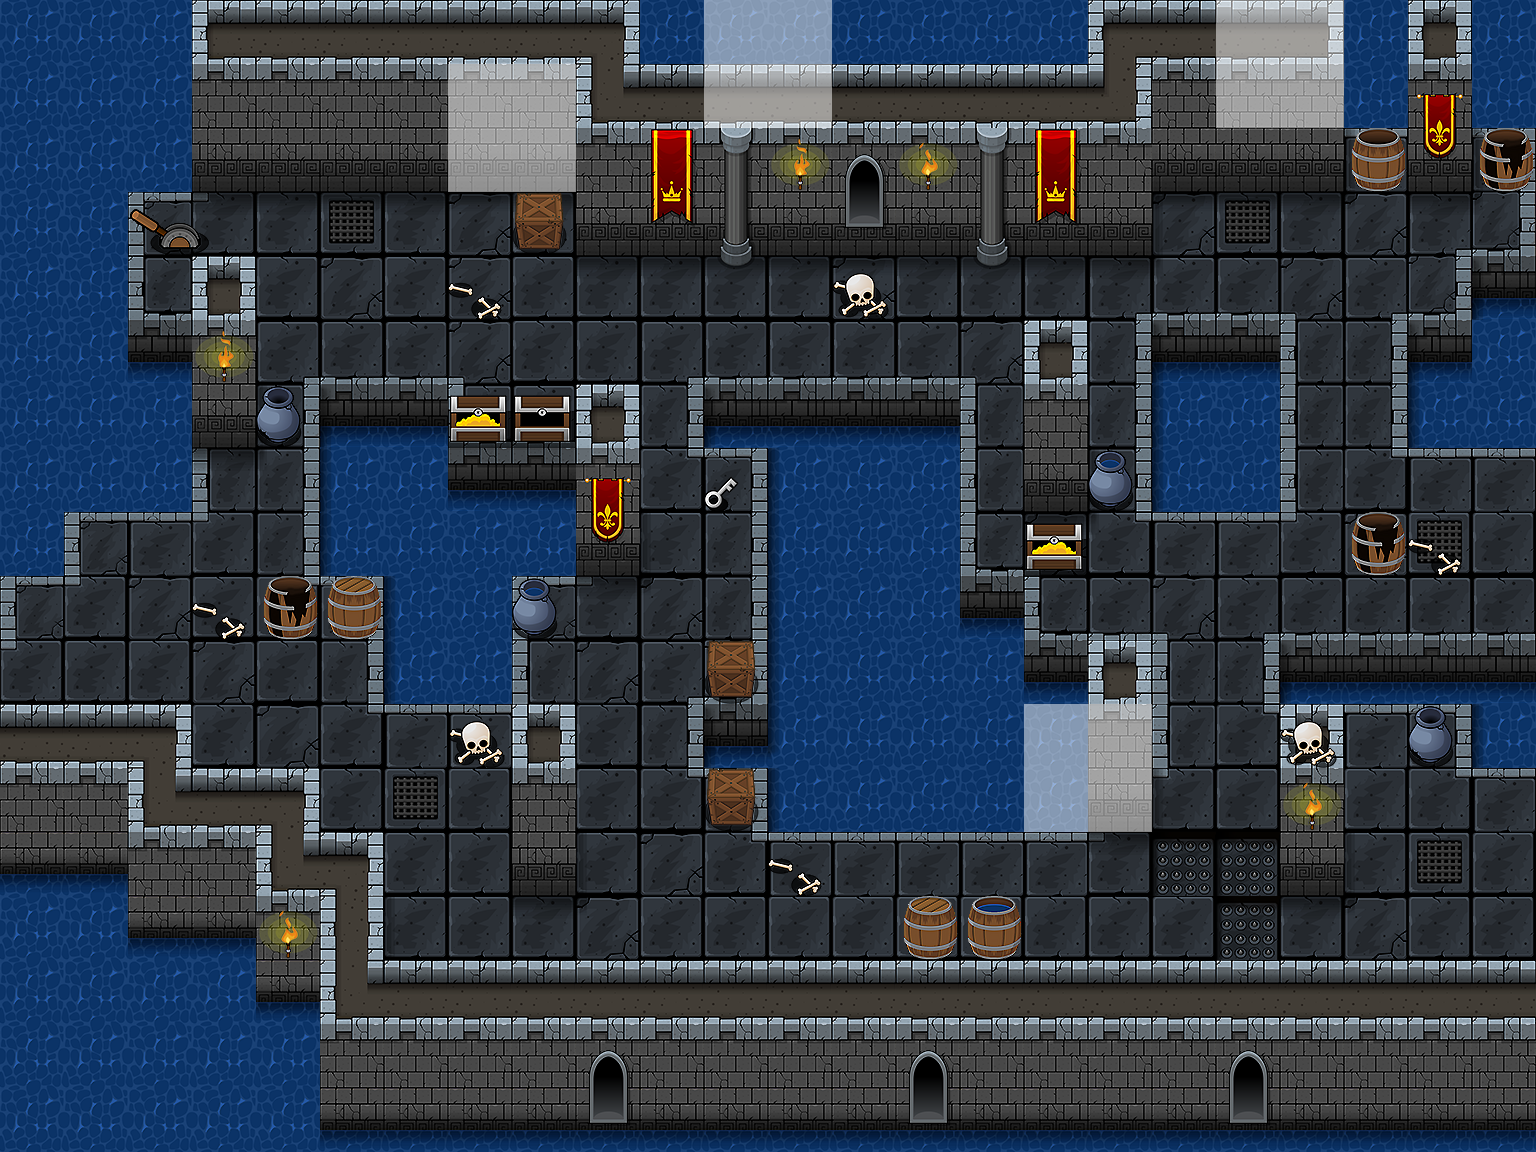

Tiled map render using the project's own tile images. Description and the whole map definition, tile-layer contents included, below:
An orthogonal 24x18 tile map with 64x64 px tiles, 4 tile layers (flour, blockLayer, drawLayer, onBlockLayer).

<map version="1.0" tiledversion="1.1.6" orientation="orthogonal" renderorder="right-down" width="24" height="18" tilewidth="64" tileheight="64" infinite="0" nextobjectid="1">
 <tileset firstgid="1" name="tileSheets01-10" tilewidth="64" tileheight="64" tilecount="273" columns="13">
  <image source="tileSheet.png" width="832" height="1344" />
 </tileset>
 <layer name="flour" width="24" height="18">
  <data encoding="csv">
134,134,134,2,3,3,3,3,3,62,134,0,0,134,134,134,134,61,3,0,0,134,13,134,
134,134,134,19,19,19,19,0,0,74,3,0,0,3,3,3,3,75,19,0,0,134,17,134,
134,134,134,32,32,32,32,0,0,19,16,18,19,19,19,18,16,19,32,32,32,95,30,119,
134,134,118,98,45,42,45,43,45,32,29,31,32,32,32,31,29,32,41,42,45,46,68,132,
134,134,131,13,56,57,56,57,56,45,45,44,45,43,45,44,45,68,70,70,72,68,132,82,
134,134,83,19,68,70,70,72,56,56,68,70,70,70,70,72,13,81,82,83,85,81,82,134,
134,134,134,32,81,82,83,131,70,13,81,82,83,83,83,85,19,81,133,134,85,81,133,134,
134,134,134,85,81,133,134,83,83,17,94,119,133,134,134,85,32,81,133,134,85,94,96,96,
134,118,96,98,81,133,134,134,134,30,33,81,133,134,134,131,72,94,96,96,98,57,58,56,
118,98,57,56,94,119,133,134,118,98,46,81,133,134,134,83,131,70,72,68,70,70,70,70,
98,56,56,57,56,81,133,134,85,57,68,132,133,134,134,134,83,13,85,81,82,83,83,83,
3,3,62,56,57,94,96,96,13,56,81,82,146,134,134,134,0,0,85,94,13,96,119,133,
19,19,74,3,62,56,58,56,19,56,94,119,133,134,134,134,0,0,98,56,19,56,94,96,
79,79,19,19,74,62,56,56,32,33,57,94,96,96,96,96,96,98,230,230,32,33,58,56,
134,134,79,79,19,27,33,56,45,46,56,56,56,56,56,56,56,56,56,230,45,46,56,56,
134,134,134,134,79,74,3,3,3,3,3,3,3,3,3,3,3,3,3,3,3,3,3,3,
134,134,134,134,134,19,19,19,19,19,19,19,19,19,19,19,19,19,19,19,19,19,19,19,
134,134,134,134,134,79,79,79,79,79,79,79,79,79,79,79,79,79,79,79,79,79,79,79
</data>
 </layer>
 <layer name="blockLayer" width="24" height="18">
  <data encoding="csv">
0,0,0,0,0,0,0,0,0,0,0,0,0,0,0,0,0,0,0,0,0,0,0,0,
0,0,0,0,0,0,0,0,0,0,0,0,0,0,0,0,0,0,0,0,0,0,0,0,
0,0,0,0,0,0,0,0,0,0,0,0,0,0,0,0,0,0,0,0,0,109,0,109,
0,0,248,249,0,0,0,0,0,0,0,0,0,0,0,0,0,0,0,0,0,0,0,122,
0,0,0,0,0,0,0,0,0,0,0,0,0,0,0,0,0,0,0,0,0,0,0,0,
0,0,0,0,0,0,0,0,0,0,0,0,0,0,0,0,0,0,0,0,0,0,0,0,
0,0,0,0,109,0,0,0,0,0,0,0,0,0,0,0,0,0,0,0,0,0,0,0,
0,0,0,0,0,0,0,0,0,0,0,0,0,0,0,0,0,109,0,0,0,0,0,0,
0,0,0,0,0,0,0,0,0,0,0,0,0,0,0,0,121,0,0,0,0,0,0,0,
0,0,0,0,0,0,0,0,0,0,0,0,0,0,0,0,0,0,0,0,0,0,0,0,
0,0,0,0,0,0,0,0,0,0,0,0,0,0,0,0,0,0,0,0,0,0,0,0,
0,0,0,0,0,0,0,0,0,0,0,0,0,0,0,0,0,0,0,0,0,0,0,0,
0,0,0,0,0,0,0,0,0,0,0,0,0,0,0,0,0,0,0,0,0,0,0,0,
0,0,0,0,0,0,0,0,0,0,0,0,0,0,0,0,0,0,0,0,0,0,0,0,
0,0,0,0,0,0,0,0,0,0,0,0,0,0,0,0,0,0,0,0,0,0,0,0,
0,0,0,0,0,0,0,0,0,0,0,0,0,0,0,0,0,0,0,0,0,0,0,0,
0,0,0,0,0,0,0,0,0,0,0,0,0,0,0,0,0,0,0,0,0,0,0,0,
0,0,0,0,0,0,0,0,0,0,0,0,0,0,0,0,0,0,0,0,0,0,0,0
</data>
 </layer>
 <layer name="drawLayer" width="24" height="18">
  <data encoding="csv">
0,0,0,0,0,0,0,0,0,0,0,268,268,0,0,0,0,0,0,265,266,0,0,0,
0,0,0,0,0,0,0,270,270,0,0,265,265,0,0,0,0,0,0,270,270,0,0,0,
0,0,0,0,0,0,0,269,269,0,0,0,0,0,0,0,0,0,0,0,0,0,0,0,
0,0,0,0,0,0,0,0,0,0,0,0,0,0,0,0,0,0,0,0,0,0,0,0,
0,0,0,0,0,0,0,0,0,0,0,0,0,0,0,0,0,0,0,0,0,0,0,0,
0,0,0,0,0,0,0,0,0,0,0,0,0,0,0,0,0,0,0,0,0,0,0,0,
0,0,0,0,0,0,0,0,0,0,0,0,0,0,0,0,0,0,0,0,0,0,0,0,
0,0,0,0,0,0,0,0,0,0,0,0,0,0,0,0,0,0,0,0,0,0,0,0,
0,0,0,0,0,0,0,0,0,0,0,0,0,0,0,0,0,0,0,0,0,0,0,0,
0,0,0,0,0,0,0,0,0,0,0,0,0,0,0,0,0,0,0,0,0,0,0,0,
0,0,0,0,0,0,0,0,0,0,0,0,0,0,0,0,0,0,0,0,0,0,0,0,
0,0,0,0,0,0,0,0,0,0,0,0,0,0,0,0,268,270,0,0,0,0,0,0,
0,0,0,0,0,0,0,0,0,0,0,0,0,0,0,0,268,269,0,0,0,0,0,0,
0,0,0,0,0,0,0,0,0,0,0,0,0,0,0,0,0,0,0,0,0,0,0,0,
0,0,0,0,0,0,0,0,0,0,0,0,0,0,0,0,0,0,0,0,0,0,0,0,
0,0,0,0,0,0,0,0,0,0,0,0,0,0,0,0,0,0,0,0,0,0,0,0,
0,0,0,0,0,0,0,0,0,0,0,0,0,0,0,0,0,0,0,0,0,0,0,0,
0,0,0,0,0,0,0,0,0,0,0,0,0,0,0,0,0,0,0,0,0,0,0,0
</data>
 </layer>
 <layer name="onBlockLayer" width="24" height="18">
  <data encoding="csv">
0,0,0,0,0,0,0,0,0,0,0,0,0,0,0,0,0,0,0,0,0,0,0,0,
0,0,0,0,0,0,0,0,0,0,0,0,0,0,0,0,0,0,0,0,0,0,0,0,
0,0,0,0,0,0,0,0,0,0,0,0,193,208,191,0,0,0,0,0,0,237,0,238,
0,0,0,121,0,0,0,0,169,0,0,0,0,221,0,0,0,0,0,0,0,0,121,0,
0,0,0,0,0,0,0,180,0,0,0,0,0,179,0,0,0,121,122,0,0,0,0,0,
0,0,0,193,0,0,0,0,0,0,0,0,0,0,0,0,0,0,0,0,0,0,0,0,
0,0,0,0,178,0,0,164,168,0,0,0,0,0,0,0,0,0,0,0,0,0,0,0,
0,0,0,121,122,0,0,0,0,0,0,182,0,0,0,0,0,177,0,0,0,0,0,0,
0,0,0,0,0,0,0,0,0,0,0,0,0,0,0,0,164,122,0,0,0,238,180,0,
0,0,0,180,238,235,0,0,177,121,0,0,0,0,0,0,0,0,0,0,0,0,0,0,
0,0,0,0,0,0,0,0,0,0,0,169,0,0,0,0,0,0,0,0,0,0,0,0,
0,0,0,0,0,0,0,179,0,0,0,0,0,0,0,0,0,0,0,0,179,0,178,0,
0,0,0,0,0,0,0,0,0,0,0,169,0,0,0,0,0,0,109,0,191,0,0,0,
0,0,0,0,0,0,0,0,0,0,0,0,180,0,0,0,0,121,0,0,0,0,0,0,
0,0,0,0,191,0,0,0,0,0,0,0,0,0,235,236,0,0,0,0,0,0,0,0,
0,0,0,0,0,0,0,0,0,0,0,0,0,0,0,0,0,0,0,0,0,0,0,0,
0,0,0,0,0,0,0,0,0,208,0,0,0,0,208,0,0,0,0,208,0,0,0,0,
0,0,0,0,0,0,0,0,0,221,0,0,0,0,221,0,0,0,0,221,0,0,0,0
</data>
 </layer>
</map>
